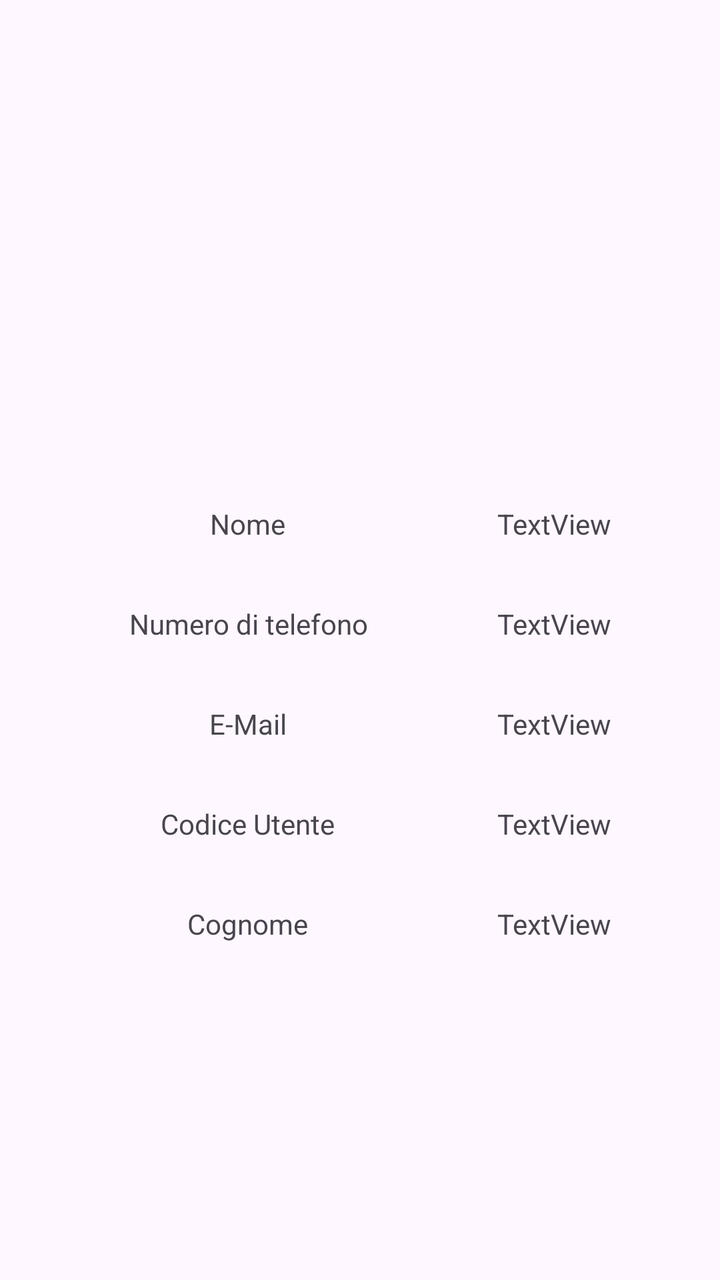
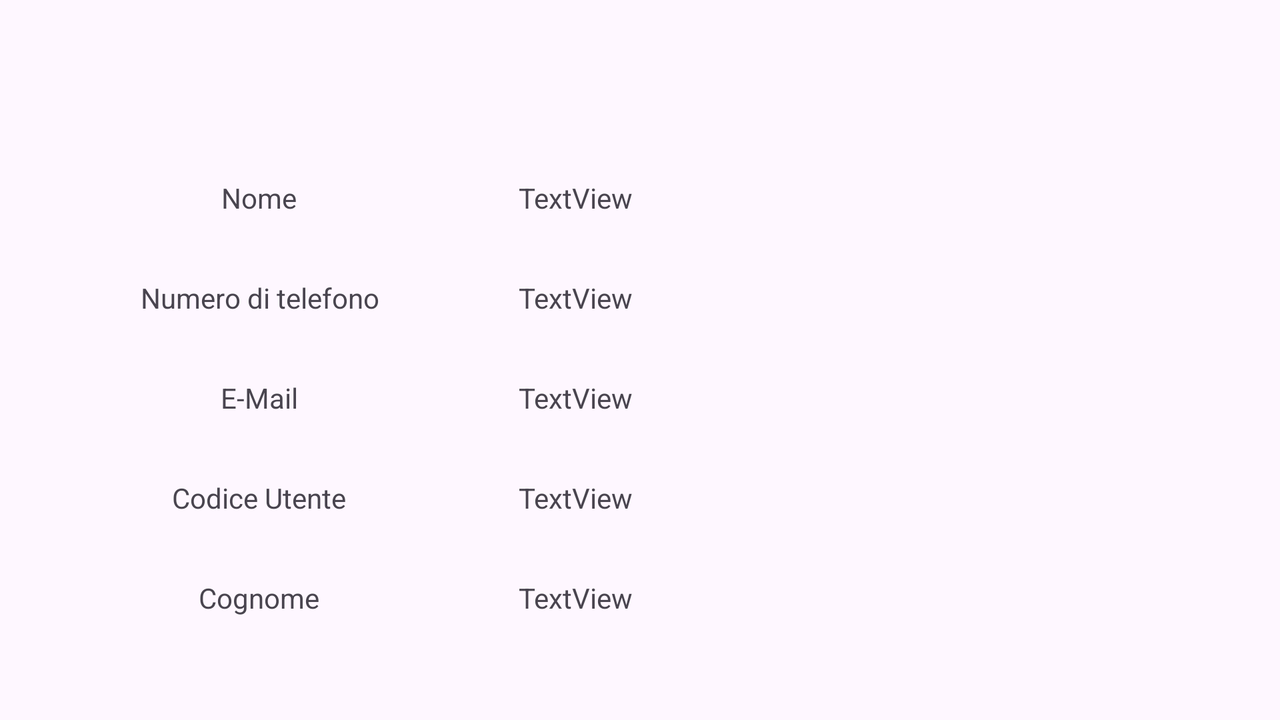

One screen, two layout resources from the same app: the default and the repository's alternative for another configuration. Each is rendered where Android would select it; the XML of both is given below.
<!-- AndroidManifest.xml: application theme Theme.Progetto -->
<!-- res/layout/f_profilo_utente.xml -->
<?xml version="1.0" encoding="utf-8"?>
<FrameLayout xmlns:android="http://schemas.android.com/apk/res/android"
    xmlns:app="http://schemas.android.com/apk/res-auto"
    xmlns:tools="http://schemas.android.com/tools"
    android:id="@+id/FrameLayoutProfiloUtente"
    android:layout_width="match_parent"
    android:layout_height="match_parent">

    <androidx.constraintlayout.widget.ConstraintLayout
        android:layout_width="match_parent"
        android:layout_height="match_parent">

        <LinearLayout
            android:id="@+id/linearLayout15"
            android:layout_width="match_parent"
            android:layout_height="wrap_content"
            android:gravity="center"
            android:orientation="vertical"
            app:layout_constraintBottom_toBottomOf="parent"
            app:layout_constraintEnd_toEndOf="parent"
            app:layout_constraintHorizontal_bias="0.0"
            app:layout_constraintStart_toStartOf="parent"
            app:layout_constraintTop_toTopOf="parent"
            app:layout_constraintVertical_bias="0.062">

            <ImageView
                android:id="@+id/imageViewProfiloUtente"
                android:layout_width="159dp"
                android:layout_height="127dp"
                android:layout_gravity="center"
                android:layout_margin="50dp"
                app:srcCompat="@drawable/mario"
                tools:srcCompat="@drawable/mario" />

            <LinearLayout
                android:id="@+id/linearLayout13"
                android:layout_width="match_parent"
                android:layout_height="wrap_content"
                android:layout_gravity="center"
                android:gravity="center"
                android:orientation="horizontal">

                <LinearLayout
                    android:layout_width="wrap_content"
                    android:layout_height="wrap_content"
                    android:layout_gravity="center"
                    android:layout_marginLeft="40dp"
                    android:layout_marginRight="65dp"
                    android:gravity="center"
                    android:orientation="vertical">

                    <TextView
                        android:id="@+id/textView13"
                        android:layout_width="wrap_content"
                        android:layout_height="50dp"
                        android:layout_gravity="center"
                        android:gravity="center"
                        android:text="Nome" />

                    <TextView
                        android:id="@+id/textView38"
                        android:layout_width="wrap_content"
                        android:layout_height="50dp"
                        android:layout_gravity="center"
                        android:gravity="center"
                        android:text="Numero di telefono" />

                    <TextView
                        android:id="@+id/textView43"
                        android:layout_width="wrap_content"
                        android:layout_height="50dp"
                        android:layout_gravity="center"
                        android:gravity="center"
                        android:text="E-Mail" />

                    <TextView
                        android:id="@+id/textView37"
                        android:layout_width="wrap_content"
                        android:layout_height="50dp"
                        android:layout_gravity="center"
                        android:gravity="center"
                        android:text="Codice Utente" />

                    <TextView
                        android:id="@+id/textView34"
                        android:layout_width="wrap_content"
                        android:layout_height="50dp"
                        android:layout_gravity="center"
                        android:gravity="center"
                        android:text="Cognome" />
                </LinearLayout>

                <LinearLayout
                    android:layout_width="wrap_content"
                    android:layout_height="wrap_content"
                    android:layout_gravity="center"
                    android:layout_marginRight="30dp"
                    android:gravity="center"
                    android:orientation="vertical">

                    <TextView
                        android:id="@+id/textViewNome"
                        android:layout_width="wrap_content"
                        android:layout_height="50dp"
                        android:layout_gravity="center"
                        android:gravity="center"
                        android:text="TextView" />

                    <TextView
                        android:id="@+id/textViewNumeroTelefono"
                        android:layout_width="wrap_content"
                        android:layout_height="50dp"
                        android:layout_gravity="center"
                        android:gravity="center"
                        android:text="TextView" />

                    <TextView
                        android:id="@+id/textViewEmail"
                        android:layout_width="wrap_content"
                        android:layout_height="50dp"
                        android:layout_gravity="center"
                        android:gravity="center"
                        android:text="TextView" />

                    <TextView
                        android:id="@+id/textViewCodiceUtente"
                        android:layout_width="wrap_content"
                        android:layout_height="50dp"
                        android:layout_gravity="center"
                        android:gravity="center"
                        android:text="TextView" />

                    <TextView
                        android:id="@+id/textViewCognome"
                        android:layout_width="wrap_content"
                        android:layout_height="50dp"
                        android:layout_gravity="center"
                        android:gravity="center"
                        android:text="TextView" />
                </LinearLayout>
            </LinearLayout>
        </LinearLayout>

    </androidx.constraintlayout.widget.ConstraintLayout>
</FrameLayout>
<!-- resources referenced by this layout -->
<resources>
  <style name="Theme.Progetto" parent="Base.Theme.Progetto" />
  <style name="Base.Theme.Progetto" parent="Theme.Material3.DayNight.NoActionBar">
          
          
      </style>
</resources>
<!-- res/layout-land/f_profilo_utente.xml (the repository's variant of the layout above) -->
<!-- drawn on the phone turned sideways -->
<?xml version="1.0" encoding="utf-8"?>
<FrameLayout xmlns:android="http://schemas.android.com/apk/res/android"
    xmlns:app="http://schemas.android.com/apk/res-auto"
    xmlns:tools="http://schemas.android.com/tools"
    android:id="@+id/FrameLayoutProfiloUtente"
    android:layout_width="match_parent"
    android:layout_height="match_parent">

<androidx.constraintlayout.widget.ConstraintLayout
    android:layout_width="match_parent"
    android:layout_height="match_parent">

    <LinearLayout
        android:layout_width="wrap_content"
        android:layout_height="wrap_content"
        android:layout_marginTop="100dp"
        android:layout_marginBottom="62dp"
        android:orientation="horizontal"
        app:layout_constraintBottom_toBottomOf="parent"
        app:layout_constraintEnd_toEndOf="parent"
        app:layout_constraintHorizontal_bias="0.5"
        app:layout_constraintStart_toStartOf="parent"
        app:layout_constraintTop_toTopOf="parent">

        <LinearLayout
            android:id="@+id/linearLayoutDatiPersonali"
            android:layout_width="300dp"
            android:layout_height="250dp"
            android:orientation="horizontal">

            <LinearLayout
                android:layout_width="wrap_content"
                android:layout_height="wrap_content"
                android:layout_marginRight="70dp"
                android:orientation="vertical">

                <TextView
                    android:id="@+id/textView13"
                    android:layout_width="wrap_content"
                    android:layout_height="50dp"
                    android:layout_gravity="center"
                    android:gravity="center"
                    android:text="Nome" />

                <TextView
                    android:id="@+id/textView38"
                    android:layout_width="wrap_content"
                    android:layout_height="50dp"
                    android:layout_gravity="center"
                    android:gravity="center"
                    android:text="Numero di telefono" />

                <TextView
                    android:id="@+id/textView43"
                    android:layout_width="wrap_content"
                    android:layout_height="50dp"
                    android:layout_gravity="center"
                    android:gravity="center"
                    android:text="E-Mail" />

                <TextView
                    android:id="@+id/textView37"
                    android:layout_width="wrap_content"
                    android:layout_height="50dp"
                    android:layout_gravity="center"
                    android:gravity="center"
                    android:text="Codice Utente" />

                <TextView
                    android:id="@+id/textView34"
                    android:layout_width="wrap_content"
                    android:layout_height="50dp"
                    android:layout_gravity="center"
                    android:gravity="center"
                    android:text="Cognome" />
            </LinearLayout>

            <LinearLayout
                android:layout_width="wrap_content"
                android:layout_height="wrap_content"
                android:orientation="vertical">

                <TextView
                    android:id="@+id/textViewNome"
                    android:layout_width="wrap_content"
                    android:layout_height="50dp"
                    android:layout_gravity="center"
                    android:gravity="center"
                    android:text="TextView" />

                <TextView
                    android:id="@+id/textViewNumeroTelefono"
                    android:layout_width="wrap_content"
                    android:layout_height="50dp"
                    android:layout_gravity="center"
                    android:gravity="center"
                    android:text="TextView" />

                <TextView
                    android:id="@+id/textViewEmail"
                    android:layout_width="wrap_content"
                    android:layout_height="50dp"
                    android:layout_gravity="center"
                    android:gravity="center"
                    android:text="TextView" />

                <TextView
                    android:id="@+id/textViewCodiceUtente"
                    android:layout_width="wrap_content"
                    android:layout_height="50dp"
                    android:layout_gravity="center"
                    android:gravity="center"
                    android:text="TextView" />

                <TextView
                    android:id="@+id/textViewCognome"
                    android:layout_width="wrap_content"
                    android:layout_height="50dp"
                    android:layout_gravity="center"
                    android:gravity="center"
                    android:text="TextView" />
            </LinearLayout>
        </LinearLayout>

        <ImageView
            android:id="@+id/imageViewProfiloUtente"
            android:layout_width="100dp"
            android:layout_height="127dp"
            android:layout_gravity="center"
            android:layout_margin="50dp"
            app:srcCompat="@drawable/mario"
            tools:srcCompat="@drawable/mario" />
    </LinearLayout>

</androidx.constraintlayout.widget.ConstraintLayout>
</FrameLayout>
